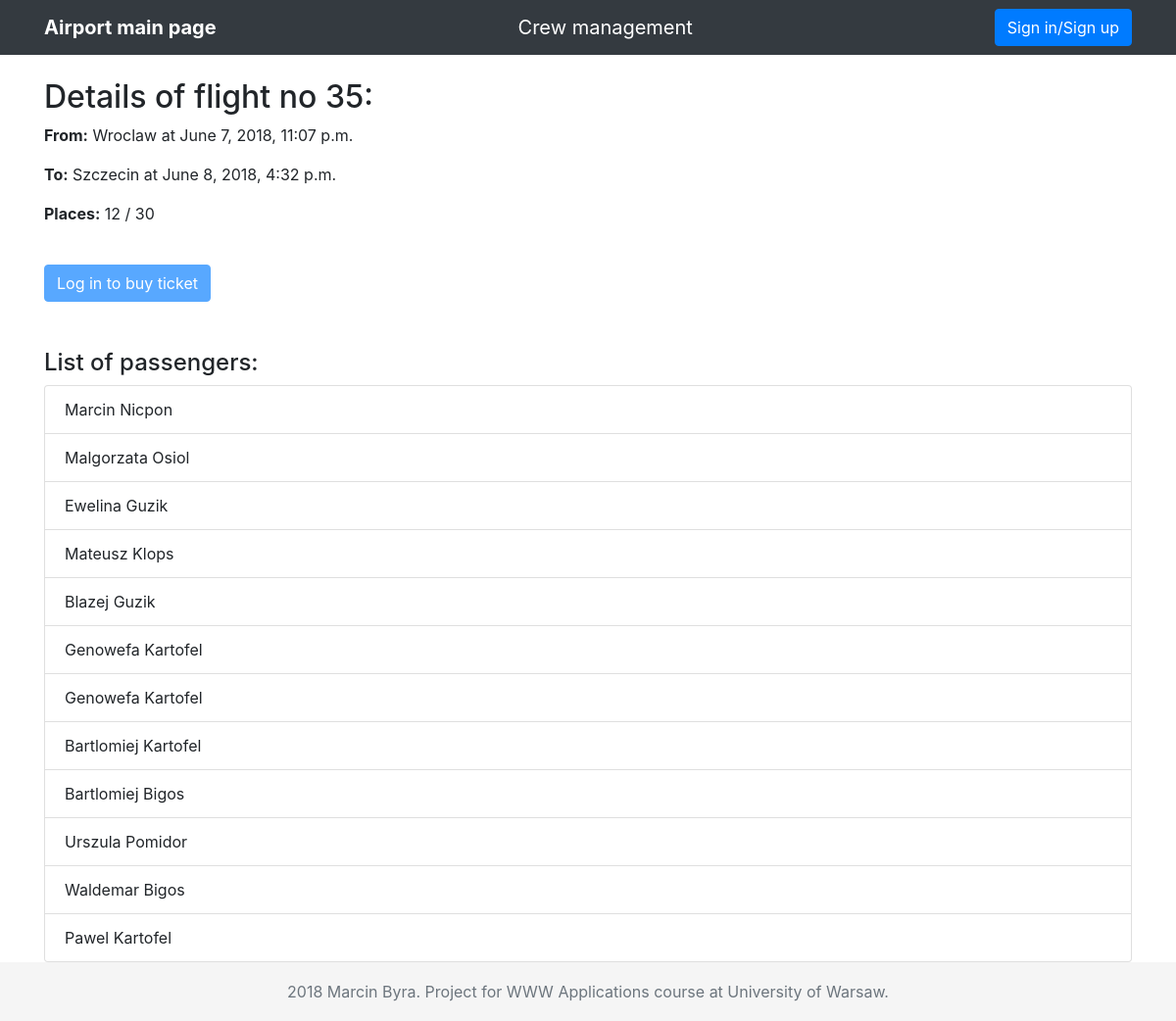
The page /airport/flight/35/ on the database its author committed.
### airport/models.py (models this page shows, shortened)
class Flight(models.Model):
    airplane = models.ForeignKey(Airplane, on_delete=models.CASCADE)
    crew = models.ForeignKey(Crew, on_delete=models.CASCADE, blank=True, null=True, default=None)
    source = models.CharField(max_length=20)
    destination = models.CharField(max_length=20)
    departure_time = models.DateTimeField()
    arrival_time = models.DateTimeField()

class Airplane(models.Model):
    number = models.IntegerField(unique=True)
    capacity = models.IntegerField()

class User(AbstractUser):
    first_name = models.CharField(max_length=20)
    last_name = models.CharField(max_length=20)

### airport/views.py (the view)
# urls.py: path('flight/<int:flight_no>/', views.flight_details, name='flight_details'),
def flight_details(request, flight_no):
    flight = get_object_or_404(Flight, pk=flight_no)
    departure_time_str = flight.departure_time.strftime("%Y-%m-%d %H:%M")
    arrival_time_str = flight.arrival_time.strftime("%Y-%m-%d %H:%M")
    passengers = Ticket.objects.filter(flight=flight).values('passenger__first_name', 'passenger__last_name')
    context = {'flight': flight, 'departure_time_str': departure_time_str, 'arrival_time_str': arrival_time_str,
               'passengers': passengers}
    return render(request, 'airport/flight_details.html', context)

### airport/templates/airport/flight_details.html (shortened to what this page needs)
{% extends 'airport/base.html' %}
{% block content %}
    <h2 class="mt-4">Details of flight no {{ flight.pk }}:</h2>
    <p><b>From:</b> {{ flight.source }} at {{ flight.departure_time }}</p>
    <p><b>To:</b> {{ flight.destination }} at {{ flight.arrival_time }}</p>
    <p><b>Places:</b> {{ passengers|length }} / {{ flight.airplane.capacity }}</p>
    {% if request.user.is_authenticated %}
        <a id="id_buy_ticket_button" href="{% url 'airport:buy_ticket' flight.pk %}" class="btn btn-primary active mt-4 my-4">Buy a ticket</a>
    {% else %}
        <a href=# class="btn btn-primary disabled mt-4 my-4">Log in to buy ticket</a>
    {% endif %}
    <h4 class="mt-4">List of passengers:</h4>
    <ul id="id_passenger_list" class="list-group">
    {% for passenger in passengers %}
        <li class="list-group-item">{{ passenger.passenger__first_name }} {{ passenger.passenger__last_name }}</li>
    {% endfor %}
    </ul>
{% endblock %}

### airport/static/airport/style.css (style rules this page uses)
body { padding-top: 54px; }
@media (min-width: 992px) { body { padding-top: 56px; } }
html { position: relative; min-height: 100%; }
body { margin-bottom: 60px; }

### rows shown on the page
Flight: pk "35", source "Wroclaw", departure_time "June 7, 2018, 11:07 p.m.", destination "Szczecin", arrival_time "June 8, 2018, 4:32 p.m.", airplane.capacity "30"
User: passenger__first_name "Marcin", passenger__last_name "Nicpon"
User: passenger__first_name "Malgorzata", passenger__last_name "Osiol"
User: passenger__first_name "Ewelina", passenger__last_name "Guzik"
User: passenger__first_name "Mateusz", passenger__last_name "Klops"
User: passenger__first_name "Blazej", passenger__last_name "Guzik"
User: passenger__first_name "Genowefa", passenger__last_name "Kartofel"
User: passenger__first_name "Bartlomiej", passenger__last_name "Kartofel"
User: passenger__first_name "Bartlomiej", passenger__last_name "Bigos"
User: passenger__first_name "Urszula", passenger__last_name "Pomidor"
User: passenger__first_name "Waldemar", passenger__last_name "Bigos"
User: passenger__first_name "Pawel", passenger__last_name "Kartofel"

### other values the page prints
{{ passengers|length }} "12"
